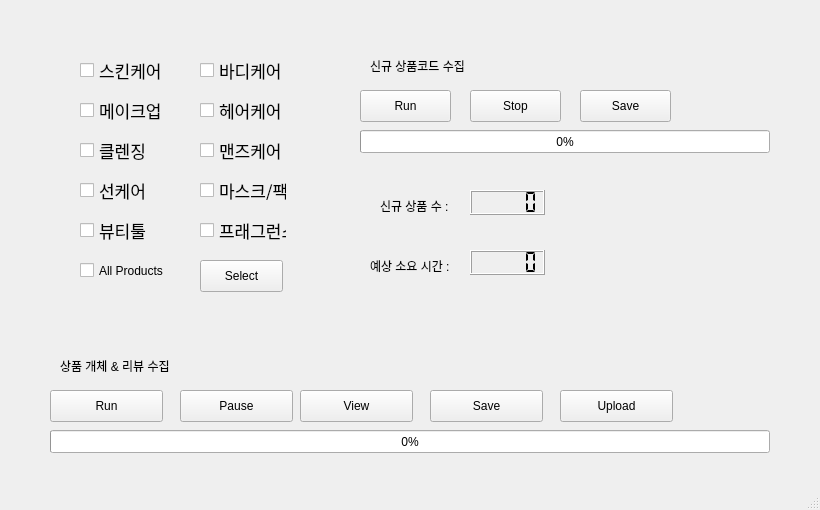
<?xml version="1.0" encoding="UTF-8"?>
<ui version="4.0">
 <class>MainWindow</class>
 <widget class="QMainWindow" name="MainWindow">
  <property name="geometry">
   <rect>
    <x>0</x>
    <y>0</y>
    <width>820</width>
    <height>510</height>
   </rect>
  </property>
  <property name="windowTitle">
   <string>MainWindow</string>
  </property>
  <widget class="QWidget" name="centralwidget">
   <widget class="QPushButton" name="Select">
    <property name="geometry">
     <rect>
      <x>200</x>
      <y>260</y>
      <width>83</width>
      <height>32</height>
     </rect>
    </property>
    <property name="text">
     <string>Select</string>
    </property>
   </widget>
   <widget class="QProgressBar" name="progressBar">
    <property name="geometry">
     <rect>
      <x>50</x>
      <y>430</y>
      <width>720</width>
      <height>23</height>
     </rect>
    </property>
    <property name="value">
     <number>0</number>
    </property>
   </widget>
   <widget class="QPushButton" name="Run">
    <property name="geometry">
     <rect>
      <x>50</x>
      <y>390</y>
      <width>113</width>
      <height>32</height>
     </rect>
    </property>
    <property name="text">
     <string>Run</string>
    </property>
   </widget>
   <widget class="QPushButton" name="Pause">
    <property name="geometry">
     <rect>
      <x>180</x>
      <y>390</y>
      <width>113</width>
      <height>32</height>
     </rect>
    </property>
    <property name="text">
     <string>Pause</string>
    </property>
   </widget>
   <widget class="QPushButton" name="View">
    <property name="geometry">
     <rect>
      <x>300</x>
      <y>390</y>
      <width>113</width>
      <height>32</height>
     </rect>
    </property>
    <property name="text">
     <string>View</string>
    </property>
   </widget>
   <widget class="QPushButton" name="Save">
    <property name="geometry">
     <rect>
      <x>430</x>
      <y>390</y>
      <width>113</width>
      <height>32</height>
     </rect>
    </property>
    <property name="text">
     <string>Save</string>
    </property>
   </widget>
   <widget class="QProgressBar" name="progressBar_2">
    <property name="geometry">
     <rect>
      <x>360</x>
      <y>130</y>
      <width>410</width>
      <height>23</height>
     </rect>
    </property>
    <property name="value">
     <number>0</number>
    </property>
    <property name="textVisible">
     <bool>true</bool>
    </property>
   </widget>
   <widget class="QPushButton" name="Run_2">
    <property name="geometry">
     <rect>
      <x>360</x>
      <y>90</y>
      <width>91</width>
      <height>32</height>
     </rect>
    </property>
    <property name="text">
     <string>Run</string>
    </property>
   </widget>
   <widget class="QCheckBox" name="menscare">
    <property name="geometry">
     <rect>
      <x>200</x>
      <y>140</y>
      <width>87</width>
      <height>20</height>
     </rect>
    </property>
    <property name="font">
     <font>
      <family>.Apple SD Gothic NeoI</family>
      <pointsize>13</pointsize>
     </font>
    </property>
    <property name="text">
     <string>맨즈케어</string>
    </property>
   </widget>
   <widget class="QCheckBox" name="skincare">
    <property name="geometry">
     <rect>
      <x>80</x>
      <y>60</y>
      <width>87</width>
      <height>20</height>
     </rect>
    </property>
    <property name="font">
     <font>
      <family>.Apple SD Gothic NeoI</family>
      <pointsize>13</pointsize>
     </font>
    </property>
    <property name="text">
     <string>스킨케어</string>
    </property>
   </widget>
   <widget class="QCheckBox" name="makeup">
    <property name="geometry">
     <rect>
      <x>80</x>
      <y>100</y>
      <width>87</width>
      <height>20</height>
     </rect>
    </property>
    <property name="font">
     <font>
      <family>.Apple SD Gothic NeoI</family>
      <pointsize>13</pointsize>
     </font>
    </property>
    <property name="text">
     <string>메이크업</string>
    </property>
   </widget>
   <widget class="QCheckBox" name="bodycare">
    <property name="geometry">
     <rect>
      <x>200</x>
      <y>60</y>
      <width>87</width>
      <height>20</height>
     </rect>
    </property>
    <property name="font">
     <font>
      <family>.Apple SD Gothic NeoI</family>
      <pointsize>13</pointsize>
     </font>
    </property>
    <property name="text">
     <string>바디케어</string>
    </property>
   </widget>
   <widget class="QCheckBox" name="haircare">
    <property name="geometry">
     <rect>
      <x>200</x>
      <y>100</y>
      <width>87</width>
      <height>20</height>
     </rect>
    </property>
    <property name="font">
     <font>
      <family>.Apple SD Gothic NeoI</family>
      <pointsize>13</pointsize>
     </font>
    </property>
    <property name="text">
     <string>헤어케어</string>
    </property>
   </widget>
   <widget class="QCheckBox" name="beauty_tool">
    <property name="geometry">
     <rect>
      <x>80</x>
      <y>220</y>
      <width>87</width>
      <height>20</height>
     </rect>
    </property>
    <property name="font">
     <font>
      <family>.Apple SD Gothic NeoI</family>
      <pointsize>13</pointsize>
     </font>
    </property>
    <property name="text">
     <string>뷰티툴</string>
    </property>
   </widget>
   <widget class="QCheckBox" name="maskpack">
    <property name="geometry">
     <rect>
      <x>200</x>
      <y>180</y>
      <width>87</width>
      <height>20</height>
     </rect>
    </property>
    <property name="font">
     <font>
      <family>.Apple SD Gothic NeoI</family>
      <pointsize>13</pointsize>
     </font>
    </property>
    <property name="text">
     <string>마스크/팩</string>
    </property>
   </widget>
   <widget class="QCheckBox" name="cleansing">
    <property name="geometry">
     <rect>
      <x>80</x>
      <y>140</y>
      <width>87</width>
      <height>20</height>
     </rect>
    </property>
    <property name="font">
     <font>
      <family>.Apple SD Gothic NeoI</family>
      <pointsize>13</pointsize>
     </font>
    </property>
    <property name="text">
     <string>클렌징</string>
    </property>
   </widget>
   <widget class="QCheckBox" name="suncare">
    <property name="geometry">
     <rect>
      <x>80</x>
      <y>180</y>
      <width>87</width>
      <height>20</height>
     </rect>
    </property>
    <property name="font">
     <font>
      <family>.Apple SD Gothic NeoI</family>
      <pointsize>13</pointsize>
     </font>
    </property>
    <property name="text">
     <string>선케어</string>
    </property>
   </widget>
   <widget class="QCheckBox" name="fragrance">
    <property name="geometry">
     <rect>
      <x>200</x>
      <y>220</y>
      <width>87</width>
      <height>20</height>
     </rect>
    </property>
    <property name="font">
     <font>
      <family>.Apple SD Gothic NeoI</family>
      <pointsize>13</pointsize>
     </font>
    </property>
    <property name="text">
     <string>프래그런스</string>
    </property>
   </widget>
   <widget class="QPushButton" name="Stop">
    <property name="geometry">
     <rect>
      <x>470</x>
      <y>90</y>
      <width>91</width>
      <height>32</height>
     </rect>
    </property>
    <property name="text">
     <string>Stop</string>
    </property>
   </widget>
   <widget class="QCheckBox" name="checkBox">
    <property name="geometry">
     <rect>
      <x>80</x>
      <y>260</y>
      <width>101</width>
      <height>21</height>
     </rect>
    </property>
    <property name="text">
     <string>All Products</string>
    </property>
   </widget>
   <widget class="QPushButton" name="Upload">
    <property name="geometry">
     <rect>
      <x>560</x>
      <y>390</y>
      <width>113</width>
      <height>32</height>
     </rect>
    </property>
    <property name="text">
     <string>Upload</string>
    </property>
   </widget>
   <widget class="QLCDNumber" name="Time">
    <property name="geometry">
     <rect>
      <x>470</x>
      <y>250</y>
      <width>75</width>
      <height>25</height>
     </rect>
    </property>
    <property name="segmentStyle">
     <enum>QLCDNumber::Flat</enum>
    </property>
   </widget>
   <widget class="QLCDNumber" name="Products">
    <property name="geometry">
     <rect>
      <x>470</x>
      <y>190</y>
      <width>75</width>
      <height>25</height>
     </rect>
    </property>
    <property name="segmentStyle">
     <enum>QLCDNumber::Flat</enum>
    </property>
   </widget>
   <widget class="QLabel" name="label_3">
    <property name="geometry">
     <rect>
      <x>60</x>
      <y>350</y>
      <width>131</width>
      <height>31</height>
     </rect>
    </property>
    <property name="text">
     <string>상품 개체 &amp; 리뷰 수집</string>
    </property>
   </widget>
   <widget class="QLabel" name="label_5">
    <property name="geometry">
     <rect>
      <x>380</x>
      <y>190</y>
      <width>111</width>
      <height>31</height>
     </rect>
    </property>
    <property name="text">
     <string>신규 상품 수 : </string>
    </property>
   </widget>
   <widget class="QLabel" name="label_6">
    <property name="geometry">
     <rect>
      <x>370</x>
      <y>50</y>
      <width>121</width>
      <height>31</height>
     </rect>
    </property>
    <property name="text">
     <string>신규 상품코드 수집</string>
    </property>
   </widget>
   <widget class="QLabel" name="label_7">
    <property name="geometry">
     <rect>
      <x>370</x>
      <y>250</y>
      <width>131</width>
      <height>31</height>
     </rect>
    </property>
    <property name="text">
     <string>예상 소요 시간 :</string>
    </property>
   </widget>
   <widget class="QPushButton" name="Save_2">
    <property name="geometry">
     <rect>
      <x>580</x>
      <y>90</y>
      <width>91</width>
      <height>32</height>
     </rect>
    </property>
    <property name="text">
     <string>Save</string>
    </property>
   </widget>
  </widget>
  <widget class="QMenuBar" name="menubar">
   <property name="geometry">
    <rect>
     <x>0</x>
     <y>0</y>
     <width>820</width>
     <height>24</height>
    </rect>
   </property>
  </widget>
  <widget class="QStatusBar" name="statusbar"/>
 </widget>
 <resources/>
 <connections/>
</ui>
